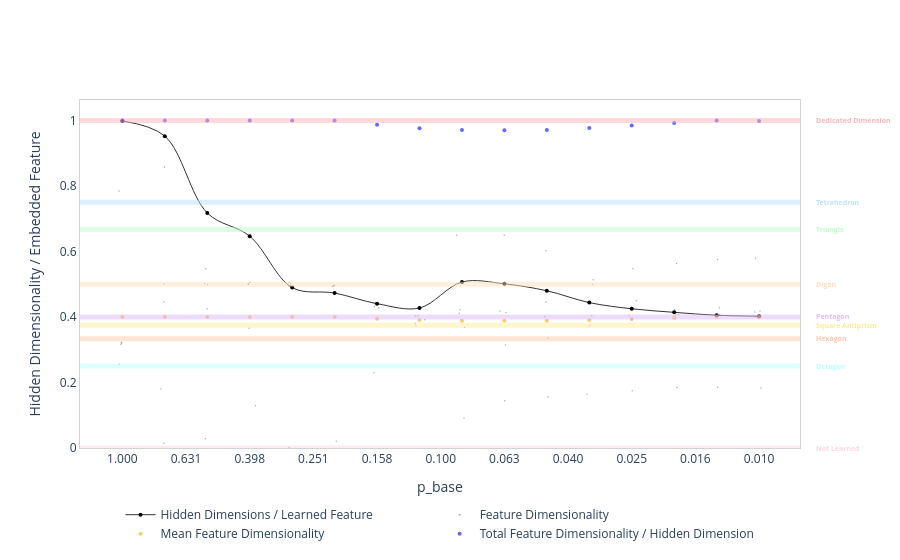

The notebook cell saved with this chart:
### Code cell
plot_geometry(grid_geo)

### Figure 1 — Plotly figure (JSON) as saved in the notebook; plotly's stock layout.template omitted (floating-point values rounded to 4 significant figures)
{"data": [{"hovertemplate": "Hidden Dimensions / Learned Feature: %{y:.3f}<extra></extra>", "line": {"color": "#333333", "shape": "spline", "width": 1}, "marker": {"color": "black", "size": 4}, "mode": "lines+markers", "name": "Hidden Dimensions / Learned Feature", "type": "scatter", "x": [0.01, 0.01359, 0.01848, 0.02512, 0.03415, 0.04642, 0.0631, 0.08577, 0.1166, 0.1585, 0.2154, 0.2929, 0.3981, 0.5412, 0.7356, 1.0], "y": [0.4022, 0.4053, 0.4141, 0.425, 0.4438, 0.4799, 0.5011, 0.5067, 0.4273, 0.4406, 0.4731, 0.4895, 0.6466, 0.7174, 0.952, 0.9981]}, {"hovertemplate": "Feature Dimensionality: %{y:.3f}<extra></extra>", "marker": {"color": "#333333", "opacity": 0.4, "size": 1.5}, "mode": "markers", "name": "Feature Dimensionality", "type": "scatter", "x": [0.01027, 0.009862, 0.01032, 0.01026, 0.009935, 0.01341, 0.0135, 0.01334, 0.0135, 0.01334, 0.01842, 0.01812, 0.01827, 0.01817, 0.01792, 0.0243, 0.02502, 0.02566, 0.02489, 0.02508, 0.03334, 0.03476, 0.03355, 0.03319, 0.03398, 0.04671, 0.04604, 0.04717, 0.0467, 0.04605, 0.06318, 0.06296, 0.06238, 0.06518, 0.06263, 0.08904, 0.08452, 0.08708, 0.0874, 0.08423, 0.1123, 0.1196, 0.1179, 0.1202, 0.1202, 0.1621, 0.1565, 0.1619, 0.158, 0.1617, 0.2128, 0.2175, 0.2196, 0.2157, 0.2166, 0.2994, 0.2961, 0.2989, 0.2969, 0.3002, 0.3818, 0.3998, 0.402, 0.4023, 0.397, 0.5491, 0.5416, 0.5524, 0.5403, 0.5471, 0.741, 0.7411, 0.737, 0.757, 0.7408, 1.005, 1.007, 1.025, 1.023, 1.011], "y": [0.4003, 0.1831, 0.4152, 0.579, 0.4184, 0.4023, 0.1858, 0.4075, 0.5758, 0.4284, 0.422, 0.1848, 0.4062, 0.5633, 0.4071, 0.4496, 0.1747, 0.4047, 0.5479, 0.3912, 0.4988, 0.1639, 0.4034, 0.5135, 0.3746, 0.6024, 0.156, 0.4005, 0.446, 0.3359, 0.6491, 0.1446, 0.414, 0.4184, 0.3145, 0.6498, 0.09138, 0.4222, 0.411, 0.3677, 0.3915, 0.3725, 0.404, 0.4037, 0.38, 0.2298, 0.428, 0.4406, 0.4423, 0.432, 0.02028, 0.4944, 0.4928, 0.4953, 0.497, 0.002236, 0.502, 0.4934, 0.4969, 0.5055, 0.1293, 0.3654, 0.4998, 0.5002, 0.5053, 0.02799, 0.4248, 0.5013, 0.4987, 0.5471, 0.01439, 0.446, 0.8577, 0.1804, 0.5014, 0.3203, 0.3229, 0.7842, 0.2558, 0.3168]}, {"hovertemplate": "Mean Feature Dimensionality: %{y:.3f}<extra></extra>", "marker": {"color": "orange", "opacity": 0.6, "size": 4}, "mode": "markers", "name": "Mean Feature Dimensionality", "type": "scatter", "x": [0.01, 0.01359, 0.01848, 0.02512, 0.03415, 0.04642, 0.0631, 0.08577, 0.1166, 0.1585, 0.2154, 0.2929, 0.3981, 0.5412, 0.7356, 1], "y": [0.3992, 0.4, 0.3967, 0.3936, 0.3908, 0.3882, 0.3881, 0.3884, 0.3903, 0.3945, 0.3999, 0.4, 0.4, 0.4, 0.4, 0.4]}, {"hovertemplate": "Total Feature Dimensionality / Hidden Dimension: %{y:.3f}<extra></extra>", "marker": {"color": "blue", "opacity": 0.6, "size": 4}, "mode": "markers", "name": "Total Feature Dimensionality / Hidden Dimension", "type": "scatter", "x": [0.01, 0.01359, 0.01848, 0.02512, 0.03415, 0.04642, 0.0631, 0.08577, 0.1166, 0.1585, 0.2154, 0.2929, 0.3981, 0.5412, 0.7356, 1], "y": [0.998, 0.9999, 0.9917, 0.9841, 0.9771, 0.9704, 0.9703, 0.9711, 0.9759, 0.9864, 0.9999, 1.0, 1.0, 1.0, 1.0, 1.0]}], "layout": {"annotations": [{"font": {"color": "rgb(255, 179, 186)", "size": 7, "weight": "bold"}, "showarrow": false, "text": "Dedicated Dimension", "x": 1.02, "xanchor": "left", "xref": "paper", "y": 1, "yref": "y"}, {"font": {"color": "rgb(186, 225, 255)", "size": 7, "weight": "bold"}, "showarrow": false, "text": "Tetrahedron", "x": 1.02, "xanchor": "left", "xref": "paper", "y": 0.75, "yref": "y"}, {"font": {"color": "rgb(186, 255, 201)", "size": 7, "weight": "bold"}, "showarrow": false, "text": "Triangle", "x": 1.02, "xanchor": "left", "xref": "paper", "y": 0.6667, "yref": "y"}, {"font": {"color": "rgb(255, 223, 186)", "size": 7, "weight": "bold"}, "showarrow": false, "text": "Digon", "x": 1.02, "xanchor": "left", "xref": "paper", "y": 0.5, "yref": "y"}, {"font": {"color": "rgb(221, 186, 255)", "size": 7, "weight": "bold"}, "showarrow": false, "text": "Pentagon", "x": 1.02, "xanchor": "left", "xref": "paper", "y": 0.4, "yref": "y"}, {"font": {"color": "rgb(255, 235, 150)", "size": 7, "weight": "bold"}, "showarrow": false, "text": "Square Antiprism", "x": 1.02, "xanchor": "left", "xref": "paper", "y": 0.375, "yref": "y"}, {"font": {"color": "rgb(255, 200, 170)", "size": 7, "weight": "bold"}, "showarrow": false, "text": "Hexagon", "x": 1.02, "xanchor": "left", "xref": "paper", "y": 0.3333, "yref": "y"}, {"font": {"color": "rgb(186, 255, 255)", "size": 7, "weight": "bold"}, "showarrow": false, "text": "Octagon", "x": 1.02, "xanchor": "left", "xref": "paper", "y": 0.25, "yref": "y"}, {"font": {"color": "rgb(255, 214, 229)", "size": 7, "weight": "bold"}, "showarrow": false, "text": "Not Learned", "x": 1.02, "xanchor": "left", "xref": "paper", "y": 0, "yref": "y"}], "legend": {"orientation": "h", "x": 0.5, "xanchor": "center", "y": -0.15, "yanchor": "top"}, "margin": {"r": 100}, "paper_bgcolor": "white", "plot_bgcolor": "white", "shapes": [{"line": {"color": "rgba(255, 179, 186, 0.5)", "width": 5}, "type": "line", "x0": 0, "x1": 1, "xref": "x domain", "y0": 1, "y1": 1, "yref": "y"}, {"line": {"color": "rgba(186, 225, 255, 0.5)", "width": 5}, "type": "line", "x0": 0, "x1": 1, "xref": "x domain", "y0": 0.75, "y1": 0.75, "yref": "y"}, {"line": {"color": "rgba(186, 255, 201, 0.5)", "width": 5}, "type": "line", "x0": 0, "x1": 1, "xref": "x domain", "y0": 0.6667, "y1": 0.6667, "yref": "y"}, {"line": {"color": "rgba(255, 223, 186, 0.5)", "width": 5}, "type": "line", "x0": 0, "x1": 1, "xref": "x domain", "y0": 0.5, "y1": 0.5, "yref": "y"}, {"line": {"color": "rgba(221, 186, 255, 0.5)", "width": 5}, "type": "line", "x0": 0, "x1": 1, "xref": "x domain", "y0": 0.4, "y1": 0.4, "yref": "y"}, {"line": {"color": "rgba(255, 235, 150, 0.5)", "width": 5}, "type": "line", "x0": 0, "x1": 1, "xref": "x domain", "y0": 0.375, "y1": 0.375, "yref": "y"}, {"line": {"color": "rgba(255, 200, 170, 0.5)", "width": 5}, "type": "line", "x0": 0, "x1": 1, "xref": "x domain", "y0": 0.3333, "y1": 0.3333, "yref": "y"}, {"line": {"color": "rgba(186, 255, 255, 0.5)", "width": 5}, "type": "line", "x0": 0, "x1": 1, "xref": "x domain", "y0": 0.25, "y1": 0.25, "yref": "y"}, {"line": {"color": "rgba(255, 214, 229, 0.5)", "width": 5}, "type": "line", "x0": 0, "x1": 1, "xref": "x domain", "y0": 0, "y1": 0, "yref": "y"}], "showlegend": true, "xaxis": {"autorange": "reversed", "dtick": 0.2, "linecolor": "lightgray", "linewidth": 1, "mirror": true, "showgrid": false, "showline": true, "tickformat": ".3f", "title": {"text": "p_base"}, "type": "log"}, "yaxis": {"linecolor": "lightgray", "linewidth": 1, "mirror": true, "rangemode": "tozero", "showgrid": false, "showline": true, "title": {"text": "Hidden Dimensionality / Embedded Feature"}}}}
